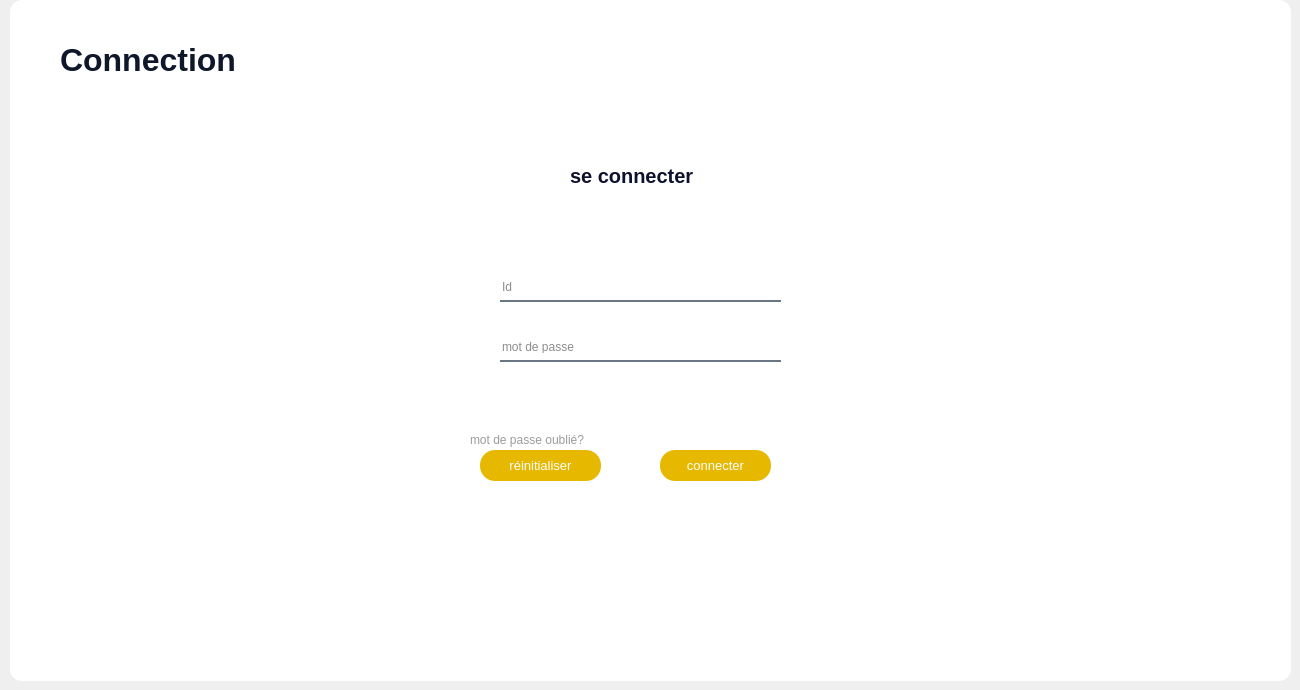
      <widget class="QWidget" name="page_7">
       <widget class="QWidget" name="logo_pic" native="true">
        <property name="geometry">
         <rect>
          <x>920</x>
          <y>30</y>
          <width>131</width>
          <height>91</height>
         </rect>
        </property>
       </widget>
       <widget class="QFrame" name="frame_6">
        <property name="geometry">
         <rect>
          <x>10</x>
          <y>0</y>
          <width>1281</width>
          <height>681</height>
         </rect>
        </property>
        <property name="styleSheet">
         <string notr="true">QFrame {
    background: #ffffff;
    border: none;
    border-radius: 12px;
}
</string>
        </property>
        <property name="frameShape">
         <enum>QFrame::Shape::StyledPanel</enum>
        </property>
        <property name="frameShadow">
         <enum>QFrame::Shadow::Raised</enum>
        </property>
        <widget class="QLabel" name="label_170">
         <property name="geometry">
          <rect>
           <x>20</x>
           <y>10</y>
           <width>41</width>
           <height>31</height>
          </rect>
         </property>
         <property name="text">
          <string/>
         </property>
         <property name="pixmap">
          <pixmap>:/searsh.png</pixmap>
         </property>
         <property name="scaledContents">
          <bool>true</bool>
         </property>
        </widget>
        <widget class="QLabel" name="profil_img">
         <property name="geometry">
          <rect>
           <x>510</x>
           <y>130</y>
           <width>161</width>
           <height>161</height>
          </rect>
         </property>
         <property name="text">
          <string/>
         </property>
         <property name="pixmap">
          <pixmap>:/statitic.png</pixmap>
         </property>
         <property name="scaledContents">
          <bool>true</bool>
         </property>
        </widget>
        <widget class="QGroupBox" name="groupBox_11">
         <property name="geometry">
          <rect>
           <x>430</x>
           <y>80</y>
           <width>411</width>
           <height>521</height>
          </rect>
         </property>
         <property name="styleSheet">
          <string notr="true">border-radius:60px;
color:rgba(0,0,0,100);
background-color:rgb(255,255,255);

</string>
         </property>
         <property name="title">
          <string/>
         </property>
         <widget class="QLineEdit" name="lelogin">
          <property name="geometry">
           <rect>
            <x>60</x>
            <y>200</y>
            <width>281</width>
            <height>22</height>
           </rect>
          </property>
          <property name="styleSheet">
           <string notr="true">QLineEdit {
    background-color: rgba(0, 0, 0, 0);
    border: none;
    border-bottom: 2px solid rgba(105, 118, 132, 255);
    color: rgba(0, 0, 0, 230);
    padding-bottom: 7px;
}

QLineEdit:focus {
    background-color: rgba(0, 0, 0, 0);
    border: none;
    border-bottom: 2px solid rgb(12, 128, 204);
    color: rgba(0, 0, 0, 230);
    padding-bottom: 7px;
}
</string>
          </property>
          <property name="text">
           <string/>
          </property>
          <property name="placeholderText">
           <string>Id</string>
          </property>
         </widget>
         <widget class="QLabel" name="label_18">
          <property name="geometry">
           <rect>
            <x>130</x>
            <y>80</y>
            <width>131</width>
            <height>31</height>
           </rect>
          </property>
          <property name="styleSheet">
           <string notr="true">font-size:20px;
color:rgb(14, 18, 45);
font:bold;</string>
          </property>
          <property name="text">
           <string>se connecter</string>
          </property>
         </widget>
         <widget class="QLabel" name="CDS_email_3">
          <property name="geometry">
           <rect>
            <x>30</x>
            <y>230</y>
            <width>281</width>
            <height>20</height>
           </rect>
          </property>
          <property name="styleSheet">
           <string notr="true">color:red;</string>
          </property>
          <property name="text">
           <string/>
          </property>
         </widget>
         <widget class="QLabel" name="CDS_password_3">
          <property name="geometry">
           <rect>
            <x>30</x>
            <y>290</y>
            <width>271</width>
            <height>20</height>
           </rect>
          </property>
          <property name="styleSheet">
           <string notr="true">color:red;</string>
          </property>
          <property name="text">
           <string/>
          </property>
         </widget>
         <widget class="QLabel" name="CDS_3">
          <property name="geometry">
           <rect>
            <x>120</x>
            <y>150</y>
            <width>171</width>
            <height>20</height>
           </rect>
          </property>
          <property name="styleSheet">
           <string notr="true">color:red;</string>
          </property>
          <property name="text">
           <string/>
          </property>
         </widget>
         <widget class="QLineEdit" name="lepassword">
          <property name="geometry">
           <rect>
            <x>60</x>
            <y>260</y>
            <width>281</width>
            <height>22</height>
           </rect>
          </property>
          <property name="styleSheet">
           <string notr="true">QLineEdit {
    background-color: rgba(0, 0, 0, 0);
    border: none;
    border-bottom: 2px solid rgba(105, 118, 132, 255);
    color: rgba(0, 0, 0, 230);
    padding-bottom: 7px;
}

QLineEdit:focus {
    background-color: rgba(0, 0, 0, 0);
    border: none;
    border-bottom: 2px solid rgb(12, 128, 204);
    color: rgba(0, 0, 0, 230);
    padding-bottom: 7px;
}
</string>
          </property>
          <property name="text">
           <string/>
          </property>
          <property name="echoMode">
           <enum>QLineEdit::EchoMode::Password</enum>
          </property>
          <property name="placeholderText">
           <string>mot de passe</string>
          </property>
         </widget>
         <widget class="QPushButton" name="btn_connect">
          <property name="geometry">
           <rect>
            <x>220</x>
            <y>370</y>
            <width>111</width>
            <height>31</height>
           </rect>
          </property>
          <property name="styleSheet">
           <string notr="true">background-color: #E6B800;       /* dark yellow */
color: #ffffff;                  /* white text */
font-family: &quot;Segoe UI&quot;;
font-size: 13px;

border: none;
border-radius: 15px;             /* rounded shape */
padding: 6px 16px;
</string>
          </property>
          <property name="text">
           <string>connecter</string>
          </property>
         </widget>
         <widget class="QLabel" name="label_2">
          <property name="geometry">
           <rect>
            <x>30</x>
            <y>350</y>
            <width>151</width>
            <height>20</height>
           </rect>
          </property>
          <property name="text">
           <string>mot de passe oublié?</string>
          </property>
         </widget>
         <widget class="QPushButton" name="btn_motdepasse">
          <property name="geometry">
           <rect>
            <x>40</x>
            <y>370</y>
            <width>121</width>
            <height>31</height>
           </rect>
          </property>
          <property name="styleSheet">
           <string notr="true">background-color: #E6B800;       /* dark yellow */
color: #ffffff;                  /* white text */
font-family: &quot;Segoe UI&quot;;
font-size: 13px;

border: none;
border-radius: 15px;             /* rounded shape */
padding: 6px 16px;
</string>
          </property>
          <property name="text">
           <string>réinitialiser</string>
          </property>
         </widget>
        </widget>
        <widget class="QLabel" name="label_175">
         <property name="geometry">
          <rect>
           <x>50</x>
           <y>10</y>
           <width>221</width>
           <height>101</height>
          </rect>
         </property>
         <property name="styleSheet">
          <string notr="true">font-family: Segoe UI, Arial;
font-size: 10pt;
font-weight: 600;
color: #0f172a;
</string>
         </property>
         <property name="text">
          <string>&lt;html&gt;&lt;head/&gt;&lt;body&gt;&lt;p&gt;&lt;span style=&quot; font-size:24pt;&quot;&gt;Connection&lt;/span&gt;&lt;/p&gt;&lt;/body&gt;&lt;/html&gt;</string>
         </property>
        </widget>
       </widget>
      </widget>
